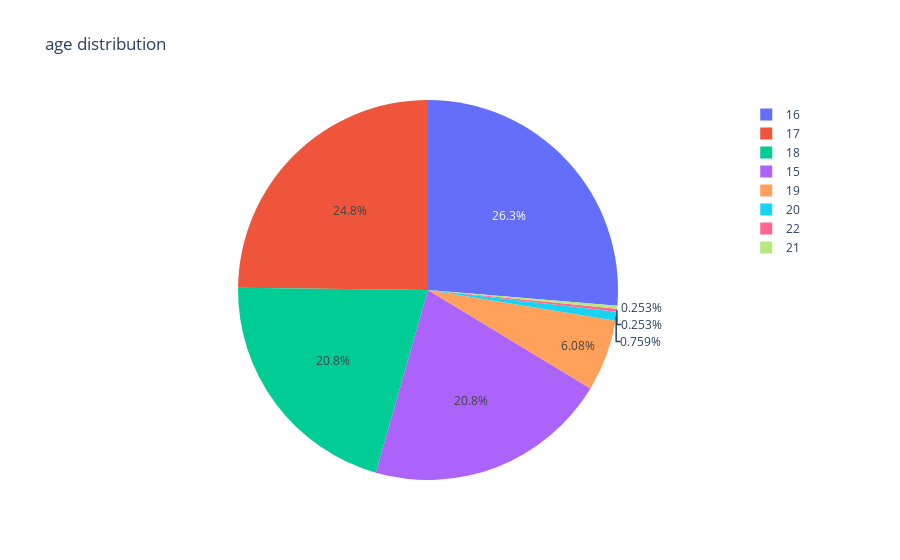

Write notebook code for a chart like this one.
### Code cell
flimFlooble = 'age'
pieDistribution(df, flimFlooble)
percentages_consumption_by_attribute(df, flimFlooble)

### Figure 1 — Plotly figure (JSON) as saved in the notebook; plotly's stock layout.template omitted (floating-point values rounded to 4 significant figures)
{"data": [{"domain": {"x": [0, 1], "y": [0, 1]}, "hovertemplate": "age=%{label}<br>Count=%{value}<extra></extra>", "labels": [16, 17, 18, 15, 19, 20, 22, 21], "legendgroup": "", "name": "", "showlegend": true, "type": "pie", "values": [104, 98, 82, 82, 24, 3, 1, 1]}], "layout": {"legend": {"tracegroupgap": 0}, "title": {"text": "age distribution"}}}
